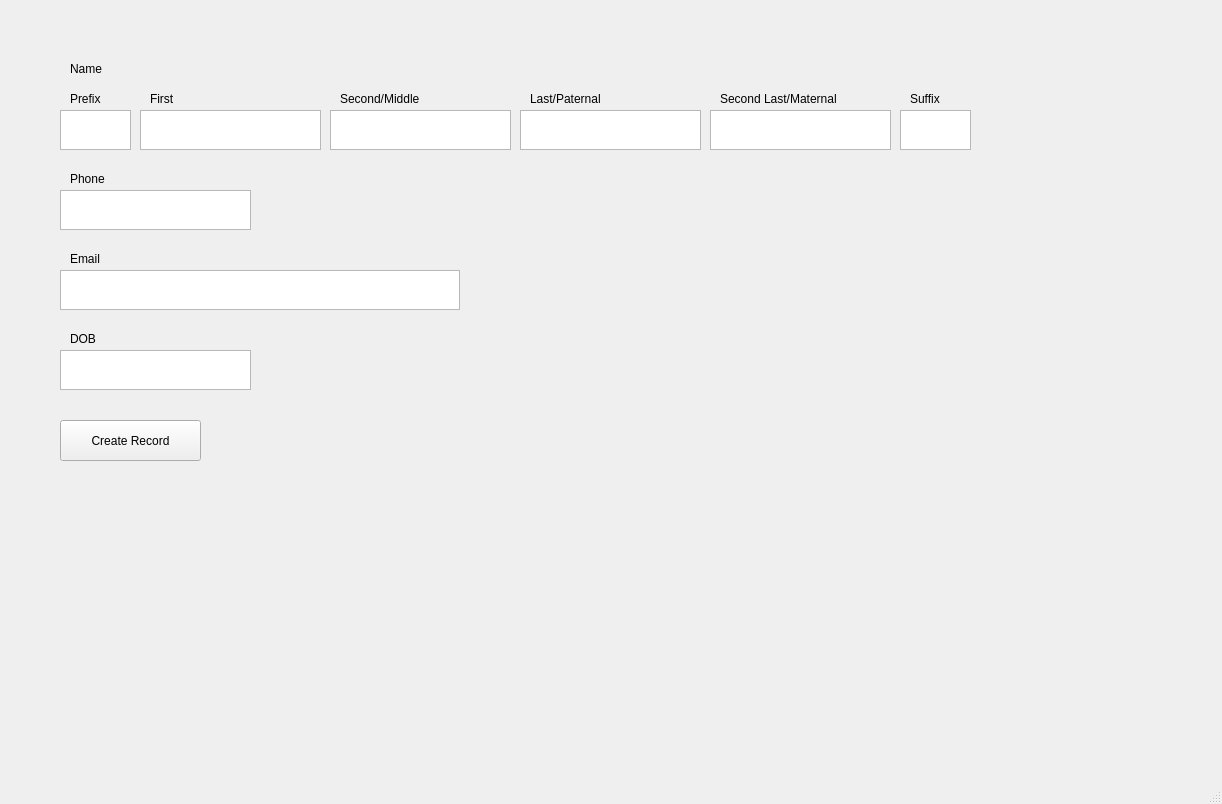
<?xml version="1.0" encoding="UTF-8"?>
<ui version="4.0">
 <class>MainWindow</class>
 <widget class="QMainWindow" name="MainWindow">
  <property name="geometry">
   <rect>
    <x>0</x>
    <y>0</y>
    <width>1222</width>
    <height>804</height>
   </rect>
  </property>
  <property name="windowTitle">
   <string>Safe Data</string>
  </property>
  <widget class="QWidget" name="centralwidget">
   <widget class="QPlainTextEdit" name="firstName">
    <property name="geometry">
     <rect>
      <x>140</x>
      <y>110</y>
      <width>181</width>
      <height>40</height>
     </rect>
    </property>
    <property name="tabChangesFocus">
     <bool>true</bool>
    </property>
   </widget>
   <widget class="QPlainTextEdit" name="phone">
    <property name="geometry">
     <rect>
      <x>60</x>
      <y>190</y>
      <width>191</width>
      <height>40</height>
     </rect>
    </property>
    <property name="tabChangesFocus">
     <bool>true</bool>
    </property>
   </widget>
   <widget class="QPlainTextEdit" name="email">
    <property name="geometry">
     <rect>
      <x>60</x>
      <y>270</y>
      <width>400</width>
      <height>40</height>
     </rect>
    </property>
    <property name="tabChangesFocus">
     <bool>true</bool>
    </property>
   </widget>
   <widget class="QPlainTextEdit" name="dob">
    <property name="geometry">
     <rect>
      <x>60</x>
      <y>350</y>
      <width>191</width>
      <height>40</height>
     </rect>
    </property>
    <property name="tabChangesFocus">
     <bool>true</bool>
    </property>
   </widget>
   <widget class="QLabel" name="label">
    <property name="geometry">
     <rect>
      <x>70</x>
      <y>60</y>
      <width>58</width>
      <height>18</height>
     </rect>
    </property>
    <property name="text">
     <string>Name</string>
    </property>
   </widget>
   <widget class="QLabel" name="label_2">
    <property name="geometry">
     <rect>
      <x>70</x>
      <y>170</y>
      <width>58</width>
      <height>18</height>
     </rect>
    </property>
    <property name="text">
     <string>Phone</string>
    </property>
   </widget>
   <widget class="QLabel" name="label_3">
    <property name="geometry">
     <rect>
      <x>70</x>
      <y>250</y>
      <width>58</width>
      <height>18</height>
     </rect>
    </property>
    <property name="text">
     <string>Email</string>
    </property>
   </widget>
   <widget class="QLabel" name="label_4">
    <property name="geometry">
     <rect>
      <x>70</x>
      <y>330</y>
      <width>58</width>
      <height>18</height>
     </rect>
    </property>
    <property name="text">
     <string>DOB</string>
    </property>
   </widget>
   <widget class="QPushButton" name="createRecordButton">
    <property name="geometry">
     <rect>
      <x>60</x>
      <y>420</y>
      <width>141</width>
      <height>41</height>
     </rect>
    </property>
    <property name="text">
     <string>Create Record</string>
    </property>
   </widget>
   <widget class="QPlainTextEdit" name="middleName">
    <property name="geometry">
     <rect>
      <x>330</x>
      <y>110</y>
      <width>181</width>
      <height>40</height>
     </rect>
    </property>
    <property name="tabChangesFocus">
     <bool>true</bool>
    </property>
   </widget>
   <widget class="QPlainTextEdit" name="lastName">
    <property name="geometry">
     <rect>
      <x>520</x>
      <y>110</y>
      <width>181</width>
      <height>40</height>
     </rect>
    </property>
    <property name="tabChangesFocus">
     <bool>true</bool>
    </property>
   </widget>
   <widget class="QPlainTextEdit" name="secondLastName">
    <property name="geometry">
     <rect>
      <x>710</x>
      <y>110</y>
      <width>181</width>
      <height>40</height>
     </rect>
    </property>
    <property name="tabChangesFocus">
     <bool>true</bool>
    </property>
   </widget>
   <widget class="QLabel" name="label_5">
    <property name="geometry">
     <rect>
      <x>150</x>
      <y>90</y>
      <width>58</width>
      <height>18</height>
     </rect>
    </property>
    <property name="text">
     <string>First</string>
    </property>
   </widget>
   <widget class="QLabel" name="label_6">
    <property name="geometry">
     <rect>
      <x>340</x>
      <y>90</y>
      <width>141</width>
      <height>18</height>
     </rect>
    </property>
    <property name="text">
     <string>Second/Middle</string>
    </property>
   </widget>
   <widget class="QLabel" name="label_7">
    <property name="geometry">
     <rect>
      <x>530</x>
      <y>90</y>
      <width>141</width>
      <height>18</height>
     </rect>
    </property>
    <property name="text">
     <string>Last/Paternal</string>
    </property>
   </widget>
   <widget class="QLabel" name="label_8">
    <property name="geometry">
     <rect>
      <x>720</x>
      <y>90</y>
      <width>141</width>
      <height>18</height>
     </rect>
    </property>
    <property name="text">
     <string>Second Last/Maternal</string>
    </property>
   </widget>
   <widget class="QPlainTextEdit" name="nameSuffix">
    <property name="geometry">
     <rect>
      <x>900</x>
      <y>110</y>
      <width>71</width>
      <height>40</height>
     </rect>
    </property>
    <property name="tabChangesFocus">
     <bool>true</bool>
    </property>
   </widget>
   <widget class="QLabel" name="label_9">
    <property name="geometry">
     <rect>
      <x>910</x>
      <y>90</y>
      <width>51</width>
      <height>18</height>
     </rect>
    </property>
    <property name="text">
     <string>Suffix</string>
    </property>
   </widget>
   <widget class="QLabel" name="label_10">
    <property name="geometry">
     <rect>
      <x>70</x>
      <y>90</y>
      <width>51</width>
      <height>18</height>
     </rect>
    </property>
    <property name="text">
     <string>Prefix</string>
    </property>
   </widget>
   <widget class="QPlainTextEdit" name="namePrefix">
    <property name="geometry">
     <rect>
      <x>60</x>
      <y>110</y>
      <width>71</width>
      <height>40</height>
     </rect>
    </property>
    <property name="tabChangesFocus">
     <bool>true</bool>
    </property>
   </widget>
  </widget>
  <widget class="QMenuBar" name="menubar">
   <property name="geometry">
    <rect>
     <x>0</x>
     <y>0</y>
     <width>1222</width>
     <height>30</height>
    </rect>
   </property>
  </widget>
  <widget class="QStatusBar" name="statusbar"/>
 </widget>
 <tabstops>
  <tabstop>namePrefix</tabstop>
  <tabstop>firstName</tabstop>
  <tabstop>middleName</tabstop>
  <tabstop>lastName</tabstop>
  <tabstop>secondLastName</tabstop>
  <tabstop>nameSuffix</tabstop>
  <tabstop>phone</tabstop>
  <tabstop>email</tabstop>
  <tabstop>dob</tabstop>
  <tabstop>createRecordButton</tabstop>
 </tabstops>
 <resources/>
 <connections/>
</ui>
